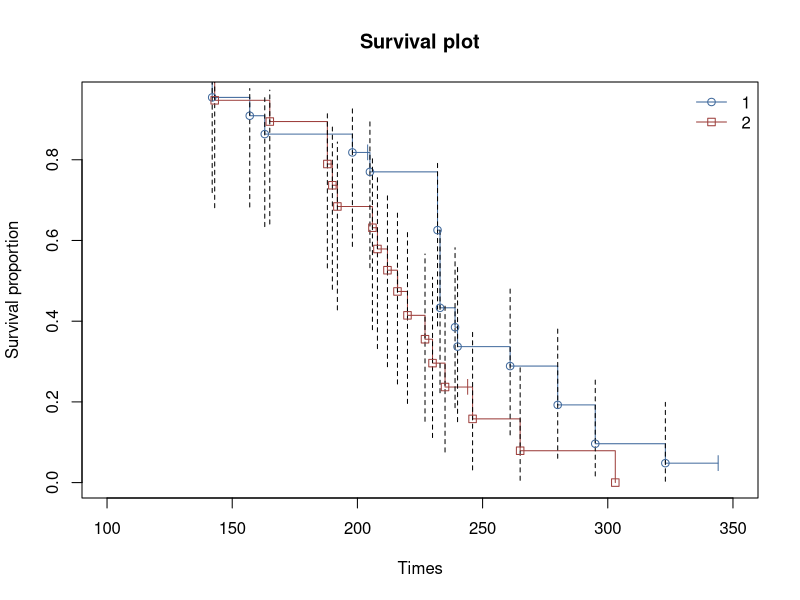

This figure's R source:
# Survival plot: the StatsDirect help illustration (Kaplan-Meier estimates of survival
# in two groups of rats given different pre-treatments, the Kaplan-Meier example; the
# test workbook's Survival worksheet columns Group Surv, Time Surv and Censor Surv) in R
library(survival)
group <- c(2, 1, 2, 2, 1, 1, 1, 1, 1, 2, 2, 2, 1, 1, 1, 1, 1, 1, 1, 1, 2, 2, 2, 2, 2,
           2, 2, 1, 2, 2, 1, 1, 2, 1, 2, 2, 2, 2, 1, 2, 2)
time <- c(142, 143, 157, 163, 165, 188, 188, 190, 192, 198, 204, 205, 206, 208, 212,
          216, 216, 220, 227, 230, 232, 232, 232, 233, 233, 233, 233, 235, 239, 240,
          244, 246, 261, 265, 280, 280, 295, 295, 303, 323, 344)
event <- c(1, 1, 1, 1, 1, 1, 1, 1, 1, 1, 0, 1, 1, 1, 1, 0, 1, 1, 1, 1, 1, 1, 1, 1, 1,
           1, 1, 1, 1, 1, 0, 1, 1, 1, 1, 1, 1, 1, 1, 1, 0)   # 1 = death, 0 = censored

# The Kaplan-Meier function of the Analysis menu, asked to save its estimates, writes
# ten columns for each group to the worksheet: Time, Death/Event, Survival Proportion
# (S), Approx. SE(S), 95% LCI S, 95% UCI S and the same four for the hazard, with one
# row for each subject in time order. The groups are numbered in the order in which
# they first occur in the group column, so group 1 of the saved columns is Group Surv
# 2 here. survfit gives the same S (the product limit estimate), and with
# conf.type = "log-log" the same limits: the interval is set on log(-log S), as
# recommended by Kalbfleisch and Prentice, so that it stays between 0 and 1. A row
# where S has reached 0 has no limits.
g <- factor(group, levels = unique(group))
fit <- survfit(Surv(time, event) ~ g, conf.type = "log-log")
print(fit)

# The values the plot takes, one row for each distinct time (the saved columns repeat
# a row for each subject at the same time)
six <- function(x) formatC(x, digits = 6, format = "f", drop0trailing = TRUE)
s <- summary(fit, censored = TRUE)
for (k in levels(s$strata)) {
  i <- s$strata == k
  cat("\nGroup Surv =", sub("^g=", "", k), "\n")
  print(data.frame(Time = s$time[i], Dead = s$n.event[i], Censored = s$n.censor[i],
                   "Survival Proportion (S)" = six(s$surv[i]),
                   "95% LCI S" = ifelse(s$surv[i] > 0, six(s$lower[i]), "*"),
                   "95% UCI S" = ifelse(s$surv[i] > 0, six(s$upper[i]), "*"),
                   check.names = FALSE), row.names = FALSE)
}

# StatsDirect draws each group's S as a step function that starts at 1 on the left of
# the axis, with a hollow marker at each death time (a circle for group 1, a square
# for group 2), a small vertical tick at each censored time and, when the limits are
# given for every group, a dashed black line from the lower to the upper limit at each
# death time. The X axis is titled Times and the Y axis Survival proportion, from 0 to
# 1; the chart is titled Survival plot and a legend below it numbers the groups. Base
# R's plot of a survfit object starts the steps at time 0; StatsDirect starts them at
# the left end of its X axis, which its autoscale puts at 100 for these times, so xlim
# is set to 100 to 350 to match.
colours <- c("#40699C", "#9E413E")
plot(fit, conf.int = FALSE, mark.time = TRUE, pch = "|", col = colours,
     xlim = c(100, 350), xlab = "Times", ylab = "Survival proportion",
     main = "Survival plot")
for (k in seq_along(levels(s$strata))) {
  i <- s$strata == levels(s$strata)[k] & s$n.event > 0
  segments(s$time[i], s$lower[i], s$time[i], s$upper[i], lty = 2)
  points(s$time[i], s$surv[i], pch = c(1, 0)[k], col = colours[k])
}
legend("topright", legend = seq_along(levels(s$strata)), pch = c(1, 0), col = colours,
       lty = 1, bty = "n")
cat("\nSurvival plot: X axis Times, Y axis Survival proportion (0 to 1)\n")

# What the plot shows at the median survival time of each group, the first time at
# which S is 0.5 or below
for (k in levels(s$strata)) {
  i <- which(s$strata == k)
  m <- i[which(s$surv[i] <= 0.5)[1]]
  cat(sprintf("Group Surv = %s: %d deaths, %d censored; at time %s ",
              sub("^g=", "", k), sum(s$n.event[i]), sum(s$n.censor[i]), s$time[m]),
      sprintf("S = %s (95%% CI %s to %s)\n", six(s$surv[m]), six(s$lower[m]),
              six(s$upper[m])), sep = "")
}
